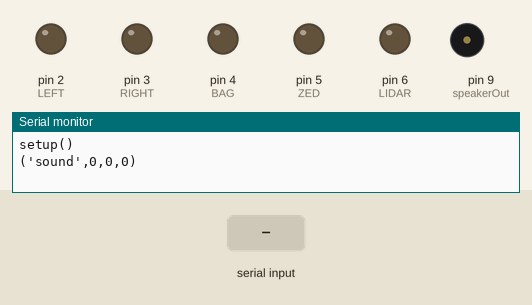
The sketch below on a simulated Arduino Uno, built with avr-gcc and run on an emulated ATmega328P. Shown: output pins drawn as LEDs (lit = HIGH), buzzer (waves = sounding), the last lines printed to the serial monitor. The inputs (shaded band) are chosen by the test bench.

Above: at 1.2 s.
1.3 s: "30,150\n" received over Serial
At 2.5 s:
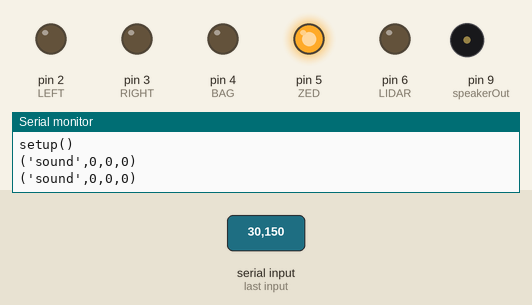
3.2 s: "1930\n" received over Serial
At 3.9 s:
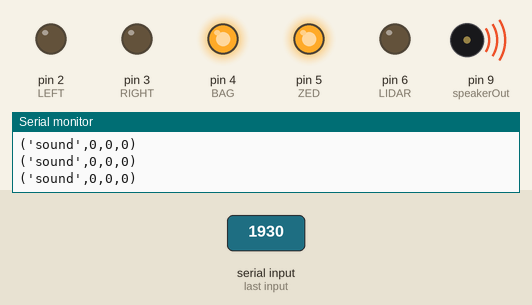
6.2 s: "31\n" received over Serial
At 7.9 s:
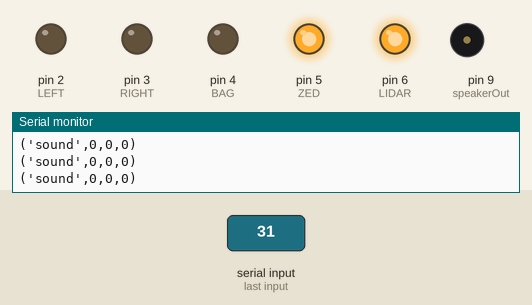
8.2 s: "60\n" received over Serial
At 10.2 s:
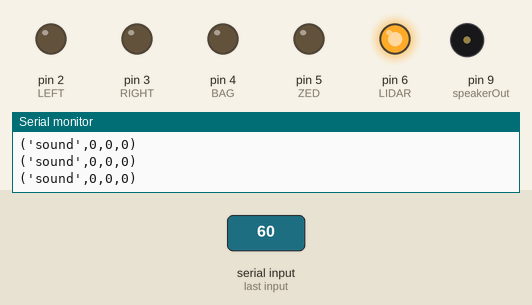
10.5 s: "1930\n" received over Serial
At 11.2 s:
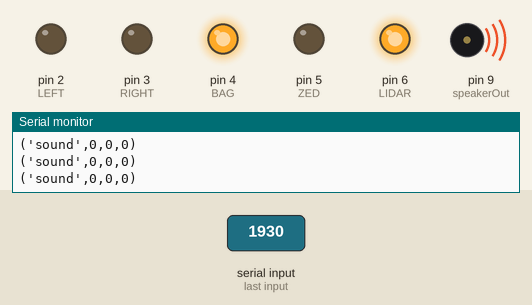
13.5 s: "1929\n" received over Serial
At 14.2 s:
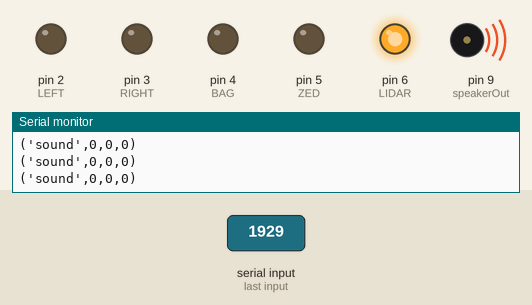
Timing chart, 0 to 17.4 s (numbered marks = the images above; inputs shaded):
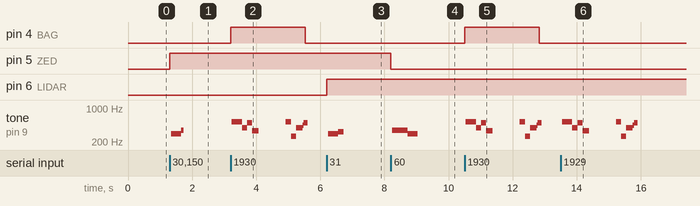

Measured:
- after the input at 1.3 s, pin 5 (ZED): LOW → HIGH at once; tone on pin 9 (speakerOut): silent → 293 Hz after 0.05 s, → 348 Hz 0.32 s later, → silent 0.08 s later
- after the input at 3.2 s, pin 4 (BAG): LOW → HIGH at once, → LOW 2.3 s later; tone on pin 9 (speakerOut): plays 520 Hz for 0.32 s, 391 Hz for 0.16 s, 503 Hz for 0.16 s, 341 Hz for 0.20 s, 520 Hz for 0.16 s, 260 Hz for 0.16 s … (9 notes in this stretch), starting at once
- after the input at 6.2 s, pin 6 (LIDAR): LOW → HIGH at once; tone on pin 9 (speakerOut): silent → 293 Hz after 0.05 s, → 328 Hz 0.32 s later, → silent 0.16 s later
- after the input at 8.2 s, pin 5 (ZED): HIGH → LOW at once; tone on pin 9 (speakerOut): silent → 348 Hz after 0.05 s, → 293 Hz 0.48 s later, → silent 0.32 s later
- after the input at 10.5 s, pin 4 (BAG): LOW → HIGH at once, → LOW 2.3 s later; tone on pin 9 (speakerOut): plays 520 Hz for 0.32 s, 391 Hz for 0.16 s, 503 Hz for 0.16 s, 341 Hz for 0.20 s, 520 Hz for 0.16 s, 260 Hz for 0.16 s … (9 notes in this stretch), starting at once
- after the input at 13.5 s, tone on pin 9 (speakerOut): plays 520 Hz for 0.32 s, 391 Hz for 0.16 s, 503 Hz for 0.16 s, 341 Hz for 0.20 s, 520 Hz for 0.16 s, 260 Hz for 0.16 s … (9 notes in this stretch), starting at once

The sketch:

lights_and_tones.ino
```cpp
#define  c     3830    // 261 Hz
#define  d     3400    // 294 Hz
#define  e     3038    // 329 Hz
#define  f     2864    // 349 Hz
#define  g     2550    // 392 Hz
#define  a     2272    // 440 Hz
#define  b     2028    // 493 Hz
#define  C     1912    // 523 Hz
#define  R     0

int speakerOut = 9;

long tempo = 10000;
int pause = 1000;
int rest_count = 100;

int tone_ = 0;
int beat = 0;
long duration  = 0;

int mute = 0;

void playTone(int tone_) {
  if (mute) return;
  long elapsed_time = 0;
  if (tone_ > 0) {

    while (elapsed_time < duration) {

      digitalWrite(speakerOut,HIGH);
      delayMicroseconds(tone_ / 2);

      digitalWrite(speakerOut, LOW);
      delayMicroseconds(tone_ / 2);

      elapsed_time += (tone_);
    }
  }
  else {
    for (int j = 0; j < rest_count; j++) {
      delayMicroseconds(duration);
    }
  }
}

void play_melody(int melody[],int beats[],int MAX_COUNT) {
  for (int i=0; i<MAX_COUNT; i++) {
    tone_ = melody[i];
    beat = beats[i];

    duration = beat * tempo;

    playTone(tone_);

    delayMicroseconds(pause);

  }
}


int melody1929[] = {  C,  b,  g,  C,  b,   e,  R,  C,  c,  g, a, C, R };
int beats1929[]  = { 16, 16, 16,  8,  8,  16, 32, 16, 16, 16, 8, 8, 32 };

int melody1930[] = {  C,  b,  g,  C,  b,   e,  R,  C,  c,  g, a, C };
int beats1930[]  = { 16, 16, 16,  8,  8,  16, 32, 16, 16, 16, 8, 8 };

int melody4[] = {  c,  b,b,b,b};
int beats4[]  = { 16,  8,8,8,8};
int melody3[] = {  d,  b,b,b};
int beats3[]  = { 16,  8,8,8};
int melody2[] = {  e,  b,b};
int beats2[]  = { 16,  8,8};
int melody1[] = {  f,  b};
int beats1[]  = { 16,  8};
int melody0[] = {  f };
int beats0[]  = { 16 };

int melody30[] = {  d, f };
int beats30[]  = { 32, 8 };

int melody31[] = {  d,e,f };
int beats31[]  = { 32, 8, 8 };

int melody60[] = {  f, e, d };
int beats60[]  = { 16, 32, 32 };

int melody61[] = {  f,  e };
int beats61[]  = { 16, 32 };

int LEFT = 2;
//int CENTER = 3;
int RIGHT = 3;
int BAG = 4;
int ZED = 5;
int LIDAR = 6;

void setup()
{
  pinMode(LEFT, OUTPUT);digitalWrite(LEFT, LOW);
  //pinMode(CENTER, OUTPUT);digitalWrite(CENTER, LOW);
  pinMode(RIGHT, OUTPUT);digitalWrite(RIGHT, LOW);
  pinMode(BAG, OUTPUT);digitalWrite(BAG, LOW);
  pinMode(ZED, OUTPUT);digitalWrite(ZED, LOW);
  pinMode(LIDAR, OUTPUT);digitalWrite(LIDAR, LOW);
  Serial.begin(115200);
  Serial.setTimeout(5);
  Serial.println("setup()");
  pinMode(speakerOut, OUTPUT);
   for (int i = 0; i < 10; i++)
   {
     while (Serial.available() > 0)
     {
       char k = Serial.read();
       delay(1);
     }
     delay(1);
   }
}
int state_left_signal = 0;
int state_right_signal = 0;
int state_center_signal = 0;

long unsigned int now_sound = millis();
long unsigned int now_blink = millis();
int light_off = 0;

void loop() {

  int A;


  if (millis()-now_sound > 1000) {
    now_sound = millis();
    Serial.println("('sound',0,0,0)");
  }

  light_off = 0;
  if (millis()-now_blink > 250){
    light_off = 1;
    now_blink = millis();
  }

  A = Serial.parseInt();

  if (A == 1929) { // 1929 tell when can start manual calibration
    play_melody(melody1929,beats1929,sizeof(melody1929)/2);
  }
  else if (A == 1930) { // 1930 indicates new rosbag is being written to
    digitalWrite(BAG, HIGH);
    play_melody(melody1930,beats1930,sizeof(melody1930)/2);
    digitalWrite(BAG, LOW);
  }
  else if (A == 30) { // zed found
    digitalWrite(ZED, HIGH);
    play_melody(melody30,beats30,sizeof(melody30)/2);
  }
  else if (A == 31) { // lidar
    digitalWrite(LIDAR, HIGH);
    play_melody(melody31,beats31,sizeof(melody31)/2);
  }
  else if (A == 60) { // 60 indicates no zed found yet
    digitalWrite(ZED, LOW);
    play_melody(melody60,beats60,sizeof(melody60)/2);
  }
  else if (A == 61) { // no lidar
    digitalWrite(LIDAR, LOW);
    play_melody(melody61,beats61,sizeof(melody61)/2);
  }
  else if (A == 4) { // button 4 reached
    Serial.println("A==4");
    digitalWrite(LEFT, HIGH);
    digitalWrite(RIGHT, HIGH);
    play_melody(melody4,beats4,sizeof(melody4)/2);
  }
  else if (A == 3) { // button 3 reached
    Serial.println("A==3");
    digitalWrite(LEFT, LOW);
    digitalWrite(RIGHT, HIGH);
    play_melody(melody3,beats3,sizeof(melody3)/2);
  }
  else if (A == 2) { // button 2 reached
    Serial.println("A==2");
    digitalWrite(LEFT, HIGH);
    digitalWrite(RIGHT, HIGH);
    play_melody(melody2,beats2,sizeof(melody2)/2);
  }
  else if (A == 1) { // button 1 reached
    Serial.println("A==1");
    digitalWrite(LEFT, HIGH);
    digitalWrite(RIGHT, LOW);
    play_melody(melody1,beats1,sizeof(melody1)/2);
  }


}
```
